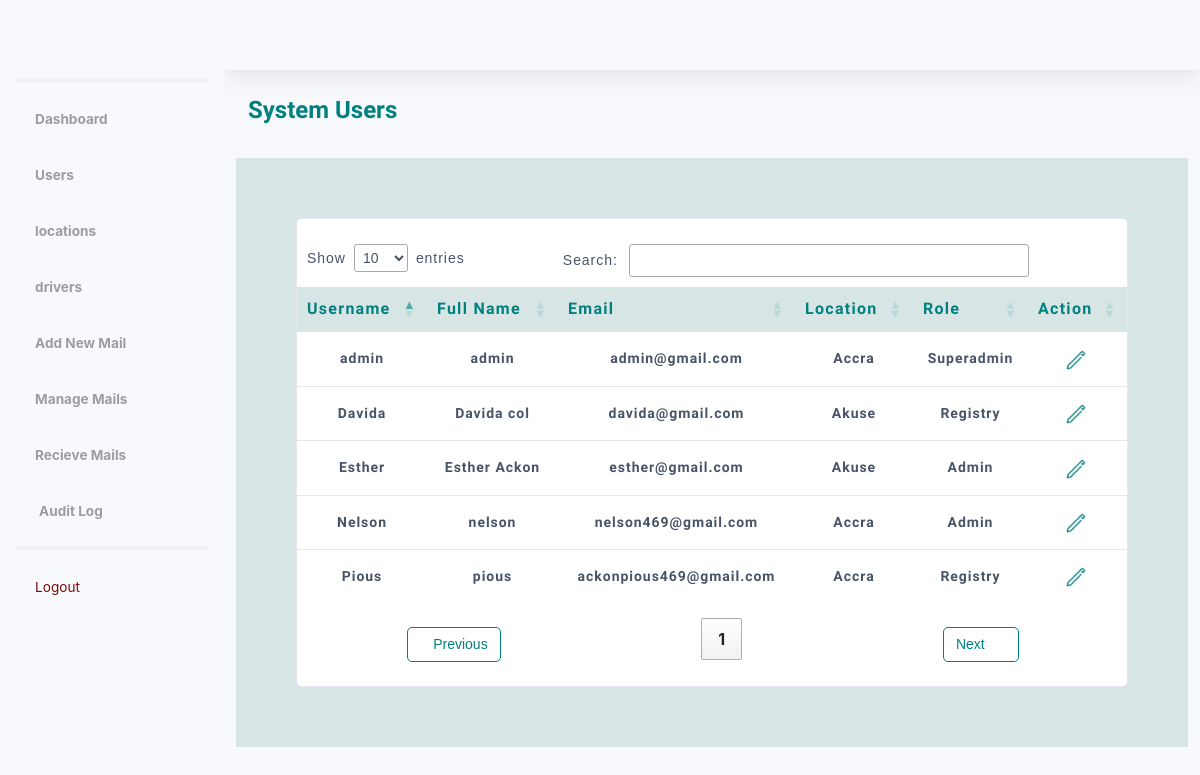
Screenshot of /dashboard/users (signed in) with the database file from the repository.
### authentication/models.py (models this page shows, shortened)
class User(AbstractUser):
    full_name = models.CharField(max_length=200, null=True, blank=False)
    email = models.EmailField(unique=True, null=True, blank=False)
    is_admin = models.BooleanField(default=False)
    is_registry = models.BooleanField(default=False)
    is_superadmin = models.BooleanField(default=False)
    location = models.ForeignKey(Location, on_delete=models.SET_NULL, null=True, blank=False)
    created_at = models.DateTimeField(auto_now_add=True)
    updated_at = models.DateTimeField(auto_now=True)
    class Meta:
        ordering = ['username']

class Location(models.Model):
    name = models.CharField(max_length=100, unique=True)
    created_at = models.DateTimeField(auto_now_add=True)
    updated_at = models.DateTimeField(auto_now=True)

### management/views.py (the view)
# urls.py: path('users', UserListView.as_view(), name='users' ),
@method_decorator([login_required, admin_required], name='dispatch')
class UserListView(ListView):
    model = User
    template_name = 'authentication/user_list.html'
    context_object_name = 'users'

### management/templatetags/custom_tags.py (called while the page is built)
@register.simple_tag(takes_context=True)
def get_locations(context):
    request = context['request']
    user_location = request.user.location
    if request.user.is_authenticated and request.user.is_admin:
        locations = Location.objects.all()
    else:
        locations = Location.objects.exclude(id=user_location.id)
    return locations

### templates/authentication/user_list.html (shortened to what this page needs)
{% load static %}
<!DOCTYPE html>
<html lang="en">
<head>
    {% include 'components/css.html' %}
    <link rel="stylesheet" href="https://cdn.datatables.net/1.10.4/css/jquery.dataTables.min.css">
</head>
<body id="page-top">
    <div id="wrapper">
        {% include 'components/sidebar.html' %}
        <div id="content-wrapper" class="d-flex flex-column">
            <div id="content">
                {% include 'components/navbar.html' %}
                <div class="container-fluid">
                    <div class="row">
                        <div class="col-12">
                            <div class="d-flex justify-content-between align-items-center mb-4">
                                <h2>System Users</h2>
                            </div>
                        </div>
                        <div class="col-12" style="background-color: rgb(215,229,229); padding: 60px;">
                            <div class="card">
                                <div class="table-responsive">
                                    <table class="table table-condensed table-hover" id="table_id" width="100%"
                                        cellspacing="0">
                                        <thead>
                                            <tr>
                                                <th>Username</th>
                                                <th>Full Name</th>
                                                <th>Email</th>
                                                <th>Location</th>
                                                <th>Role</th>
                                                <th>Action</th>
                                            </tr>
                                        </thead>
                                        <tbody>
                                            {% for user in users %}
                                            <tr>
                                                <td>{{user.username}}</td>
                                                <td>{{user.full_name}}</td>
                                                <td>{{user.email}}</td>
                                                <td>{{user.location.name}}</td>
                                                {% if user.is_admin %}
                                                <td>Admin</td>
                                                {% elif user.is_registry %}
                                                <td>Registry</td>
                                                {% elif user.is_superadmin %}
                                                <td>Superadmin</td>
                                                {% else %}
                                                <td>None</td>
                                                {% endif %}
                                                <td>
                                                    <a href="{% url 'user_update' user.pk %}">
                                                        <img src="{% static 'asset/img/pen.png' %}" alt="" style="margin-right: 4px;">
                                                    </a>
                                                </td>
                                            </tr>
                                            {% endfor %}
                                        </tbody>
                                    </table>
                                </div>
                            </div>
                        </div>
                    </div>
                </div>
            </div>
        </div>
    </div>
</body>
</html>

### templates/components/css.html (shortened to what this page needs)
{% load static %}
<link href="{% static 'asset/css/bootstrap.min.css' %}" rel="stylesheet">
<link href="{% static 'asset/vendor/fontawesome-free/css/all.min.css' %}" rel="stylesheet" type="text/css">
<link href="{% static 'asset/css/sb-admin-2.min.css' %}" rel="stylesheet">
<link rel="stylesheet" href="{% static 'asset/css/indexstyle.css' %}">

### templates/components/sidebar.html (shortened to what this page needs)
{% load static %}
{% load custom_tags %}
<ul class="navbar-nav bg-light sidebar sidebar-dark accordion" id="accordionSidebar">
    <a class="sidebar-brand d-flex align-items-center justify-content-center" href="{% url 'dashboard' %}">
    </a>
    <hr class="sidebar-divider my-2 custom-hr">
    <li class="nav-item ">
        <a class="nav-link" href="{% url 'dashboard' %}">
            <i class="fas fa-home fa-lg" style="color: #9b9da1;"></i>
            <span class="font-weight-bold" style="color: #9b9da1;">Dashboard</span></a>
    </li>
    {% if request.user.is_authenticated and request.user.is_admin %}
    <li class="nav-item">
        <a class="nav-link collapsed" href="#" data-toggle="collapse" data-target="#Users" aria-expanded="true"
            aria-controls="Users">
            <i class="fas fa-users fa-lg" style="color: #9b9da1;"></i>
            <span class="font-weight-bold" style="color: #9b9da1;">Users</span>
        </a>
    </li>
    <li class="nav-item">
        <a class="nav-link collapsed" href="#" data-toggle="collapse" data-target="#location" aria-expanded="true"
            aria-controls="location">
            <i class="fas fa-map-marker-alt fa-lg" style="color: #9b9da1;"></i>
            <span class="font-weight-bold" style="color: #9b9da1;">locations</span>
        </a>
    </li>
    {% endif %}
    <li class="nav-item">
        <a class="nav-link collapsed" href="#" data-toggle="collapse" data-target="#driver" aria-expanded="true"
            aria-controls="driver">
            <i class="fas fa-car fa-lg" style="color: #9b9da1;"></i>
            <span class="font-weight-bold" style="color: #9b9da1;">drivers</span>
        </a>
    </li>
    <li class="nav-item">
        <a class="nav-link collapsed" href="#" data-toggle="collapse" data-target="#collapseTwo" aria-expanded="true"
            aria-controls="collapseTwo">
            <i class="fas fa-chart-bar fa-lg" style="color: #9b9da1;"></i>
            <span class="font-weight-bold" style="color: #9b9da1;">Add New Mail</span>
        </a>
    </li>
    <li class="nav-item">
        <a class="nav-link collapsed" href="#" data-toggle="collapse" data-target="#collapseUtilities"
            aria-expanded="true" aria-controls="collapseUtilities">
            <i class="fas fa-chart-bar fa-lg" style="color: #9b9da1;"></i>
            <span class="font-weight-bold" style="color: #9b9da1;">Manage Mails</span>
        </a>
    </li>
    <li class="nav-item">
        <a class="nav-link collapsed" href="#" data-toggle="collapse" data-target="#collapsePages" aria-expanded="true"
            aria-controls="collapsePages">
            <i class="fas fa-chart-bar fa-lg" style="color: #9b9da1;"></i>
            <span class="font-weight-bold" style="color: #9b9da1;">Recieve Mails</span>
        </a>
    </li>
    {% if request.user.is_authenticated and request.user.is_admin %}
    <li class="nav-item">
        <a class="nav-link collapsed" href="#" data-toggle="collapse" data-target="#collapselog" aria-expanded="true"
            aria-controls="collapselog">
            <i class="fas fa-clipboard fa-lg mr-2" style="color: #9b9da1;"></i>
            <span class="font-weight-bold" style="color: #9b9da1;">Audit Log</span>
        </a>
    </li>
    {% endif %}
    <hr class="sidebar-divider my-2 custom-hr">
    <li class="nav-item">
        <a class="nav-link" href="{% url 'logout' %}">
            <i class="fas fa-sign-out-alt fa-lg" style="color: rgba(119, 6, 6, 0.99);"></i>
            <span style="color: rgba(119, 6, 6, 0.99);">Logout</span></a>
    </li>
</ul>

### templates/components/navbar.html (shortened to what this page needs)
{% load static %}
<nav class="navbar navbar-expand bg-light topbar mb-4 static-top shadow">
</nav>

### templates/components/js.html (shortened to what this page needs)
{% load static %}

### static/asset/css/indexstyle.css (style rules this page uses)
.sidebar-divider.custom-hr { height: 3px !important; background-color: #e1dcdc !important; }

### templates/authentication/user_list.html (style rules this page uses)
h2 { font-family: 'Nunito Sans'; line-height: 32.4px; font-weight: 600; font-style: normal; font-size: 24px; color: #008080 !important; }
table { border-collapse: collapse; text-align: center; line-height: 24px; }
thead th { font-family: 'Nunito Sans'; font-size: 16px; background-color: #d7e5e5 !important; color: #008080 !important; font-weight: 700; font-style: normal; letter-spacing: 0.08rem; }
td { font-family: "Nunito Sans"; color: #475467 !important; font-size: 14px; font-style: normal; font-weight: 600; letter-spacing: 0.06rem; line-height: 22.4px; }
td a img { width: 20px; height: 20px; transition: transform 0.3s ease; }
table.dataTable thead th, table.dataTable thead td { border: none !important; }
table.dataTable.no-footer { border-bottom: 1px solid #ffffff !important; }
table.dataTable tbody th, table.dataTable tbody td { padding: 15px 10px !important; }

### rows the page displays
User: username "Davida", full_name "Davida col", email "davida@gmail.com", location.name "Akuse", is_admin "Registry"
User: username "Esther", full_name "Esther Ackon", email "esther@gmail.com", location.name "Akuse", is_admin "Admin"
User: username "Nelson", full_name "nelson", email "nelson469@gmail.com", location.name "Accra", is_admin "Admin"
User: username "Pious", full_name "pious", email "ackonpious469@gmail.com", location.name "Accra", is_admin "Registry"
User: username "admin", full_name "admin", email "admin@gmail.com", location.name "Accra", is_admin "Superadmin"
